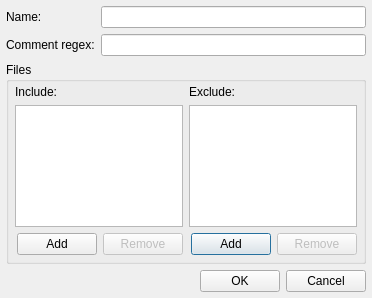
<?xml version="1.0" encoding="UTF-8"?>
<ui version="4.0">
 <class>wndFilters</class>
 <widget class="QDialog" name="wndFilters">
  <property name="geometry">
   <rect>
    <x>0</x>
    <y>0</y>
    <width>372</width>
    <height>298</height>
   </rect>
  </property>
  <property name="minimumSize">
   <size>
    <width>372</width>
    <height>298</height>
   </size>
  </property>
  <property name="windowTitle">
   <string>Add filter</string>
  </property>
  <layout class="QGridLayout" name="gridLayout_2">
   <property name="margin">
    <number>6</number>
   </property>
   <item row="0" column="0">
    <widget class="QLabel" name="lbName">
     <property name="text">
      <string>Name:</string>
     </property>
    </widget>
   </item>
   <item row="0" column="1">
    <widget class="QLineEdit" name="edName"/>
   </item>
   <item row="1" column="0">
    <widget class="QLabel" name="lbComments">
     <property name="text">
      <string>Comment regex:</string>
     </property>
    </widget>
   </item>
   <item row="1" column="1">
    <widget class="QLineEdit" name="edComments"/>
   </item>
   <item row="2" column="0" colspan="2">
    <widget class="QGroupBox" name="gbFiles">
     <property name="title">
      <string>Files</string>
     </property>
     <layout class="QGridLayout" name="gridLayout">
      <property name="leftMargin">
       <number>6</number>
      </property>
      <property name="topMargin">
       <number>3</number>
      </property>
      <property name="rightMargin">
       <number>6</number>
      </property>
      <property name="bottomMargin">
       <number>6</number>
      </property>
      <item row="1" column="0">
       <widget class="QTreeWidget" name="twFilesInclude">
        <property name="indentation">
         <number>0</number>
        </property>
        <attribute name="headerVisible">
         <bool>false</bool>
        </attribute>
        <column>
         <property name="text">
          <string notr="true">1</string>
         </property>
        </column>
       </widget>
      </item>
      <item row="1" column="1">
       <widget class="QTreeWidget" name="twFilesExclude">
        <property name="indentation">
         <number>0</number>
        </property>
        <attribute name="headerVisible">
         <bool>false</bool>
        </attribute>
        <column>
         <property name="text">
          <string notr="true">1</string>
         </property>
        </column>
       </widget>
      </item>
      <item row="0" column="0">
       <widget class="QLabel" name="lbFilesInclude">
        <property name="text">
         <string>Include:</string>
        </property>
       </widget>
      </item>
      <item row="0" column="1">
       <widget class="QLabel" name="lbFilesExclude">
        <property name="text">
         <string>Exclude:</string>
        </property>
       </widget>
      </item>
      <item row="2" column="1">
       <layout class="QHBoxLayout" name="layHorizontal_3">
        <item>
         <spacer name="spHorizontal_3">
          <property name="orientation">
           <enum>Qt::Horizontal</enum>
          </property>
          <property name="sizeHint" stdset="0">
           <size>
            <width>40</width>
            <height>20</height>
           </size>
          </property>
         </spacer>
        </item>
        <item>
         <widget class="QPushButton" name="btnFilesExcludeAdd">
          <property name="text">
           <string>Add</string>
          </property>
         </widget>
        </item>
        <item>
         <widget class="QPushButton" name="btnFilesExcludeRemove">
          <property name="enabled">
           <bool>false</bool>
          </property>
          <property name="text">
           <string>Remove</string>
          </property>
         </widget>
        </item>
       </layout>
      </item>
      <item row="2" column="0">
       <layout class="QHBoxLayout" name="layHorizontal_2">
        <item>
         <spacer name="spHorizontal_2">
          <property name="orientation">
           <enum>Qt::Horizontal</enum>
          </property>
          <property name="sizeHint" stdset="0">
           <size>
            <width>40</width>
            <height>20</height>
           </size>
          </property>
         </spacer>
        </item>
        <item>
         <widget class="QPushButton" name="btnFilesIncludeAdd">
          <property name="text">
           <string>Add</string>
          </property>
         </widget>
        </item>
        <item>
         <widget class="QPushButton" name="btnFilesIncludeRemove">
          <property name="enabled">
           <bool>false</bool>
          </property>
          <property name="text">
           <string>Remove</string>
          </property>
         </widget>
        </item>
       </layout>
      </item>
     </layout>
    </widget>
   </item>
   <item row="3" column="0" colspan="2">
    <layout class="QHBoxLayout" name="layHorizontal">
     <item>
      <spacer name="spHorizontal">
       <property name="orientation">
        <enum>Qt::Horizontal</enum>
       </property>
       <property name="sizeHint" stdset="0">
        <size>
         <width>40</width>
         <height>20</height>
        </size>
       </property>
      </spacer>
     </item>
     <item>
      <widget class="QPushButton" name="btnOK">
       <property name="text">
        <string>OK</string>
       </property>
      </widget>
     </item>
     <item>
      <widget class="QPushButton" name="btnCancel">
       <property name="text">
        <string>Cancel</string>
       </property>
      </widget>
     </item>
    </layout>
   </item>
  </layout>
 </widget>
 <tabstops>
  <tabstop>edName</tabstop>
  <tabstop>edComments</tabstop>
  <tabstop>twFilesInclude</tabstop>
  <tabstop>twFilesExclude</tabstop>
  <tabstop>btnFilesIncludeAdd</tabstop>
  <tabstop>btnFilesIncludeRemove</tabstop>
  <tabstop>btnFilesExcludeAdd</tabstop>
  <tabstop>btnFilesExcludeRemove</tabstop>
  <tabstop>btnOK</tabstop>
  <tabstop>btnCancel</tabstop>
 </tabstops>
 <resources/>
 <connections>
  <connection>
   <sender>btnCancel</sender>
   <signal>clicked()</signal>
   <receiver>wndFilters</receiver>
   <slot>reject()</slot>
   <hints>
    <hint type="sourcelabel">
     <x>364</x>
     <y>290</y>
    </hint>
    <hint type="destinationlabel">
     <x>145</x>
     <y>227</y>
    </hint>
   </hints>
  </connection>
 </connections>
</ui>
